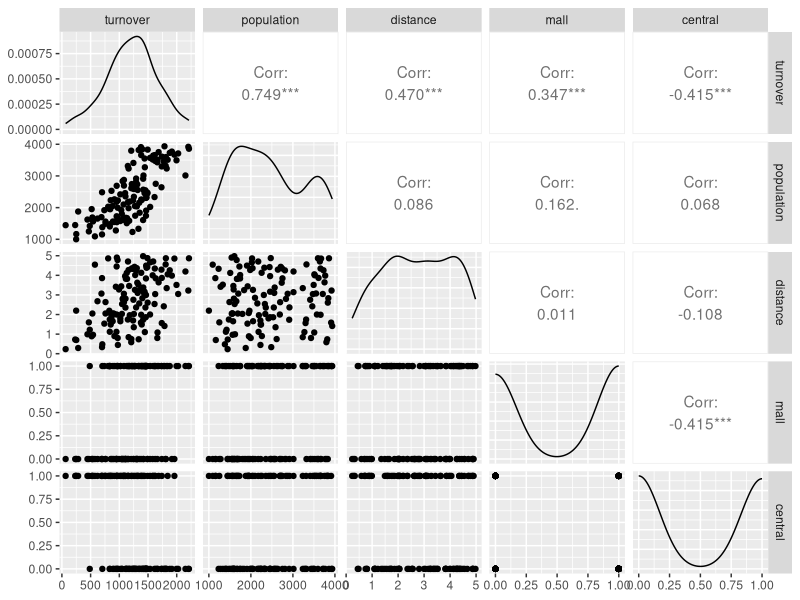
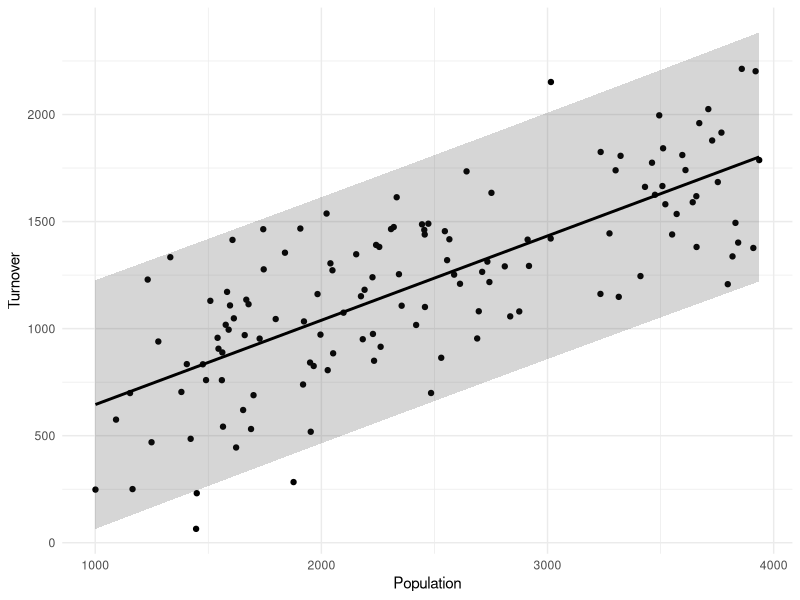
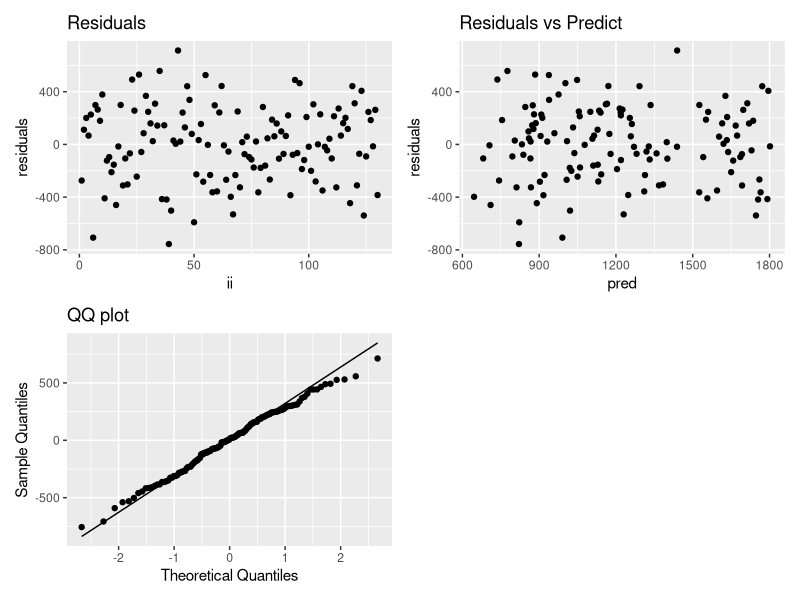
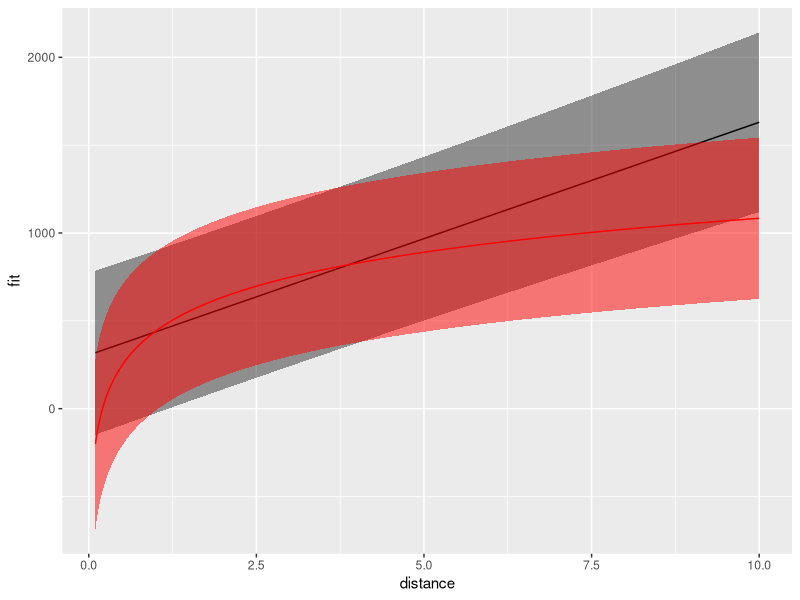
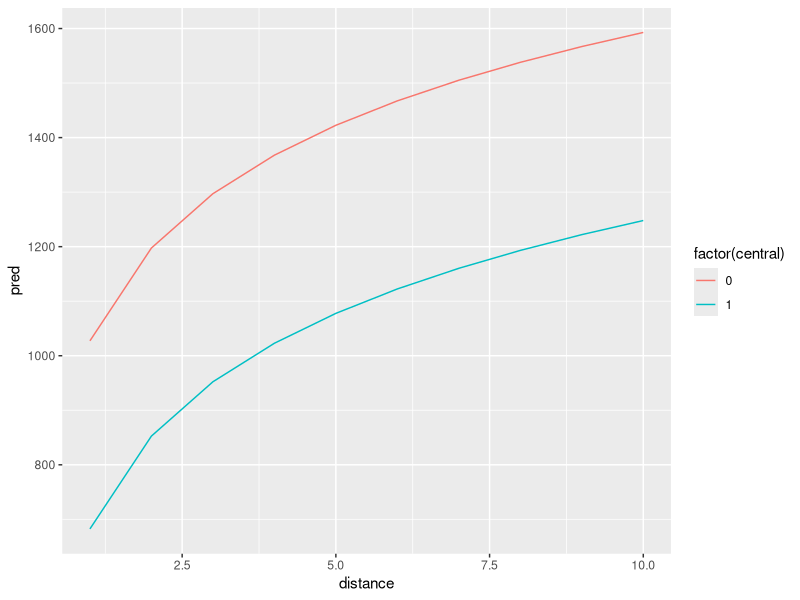
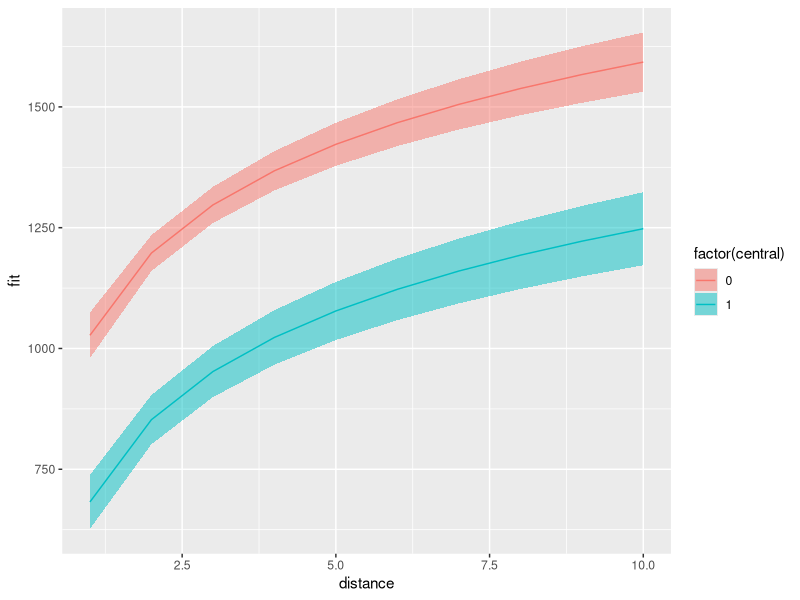
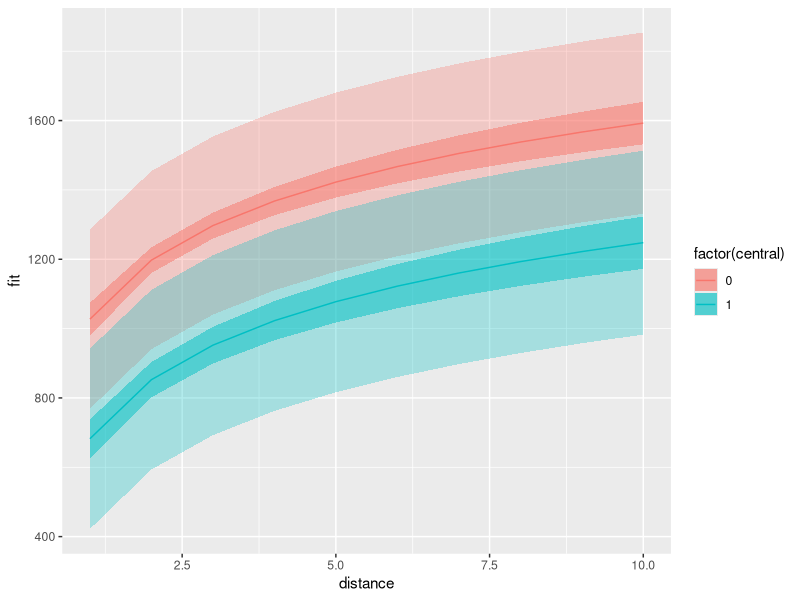

The R script that drew these images, in order:
## ---- chunk 1
library(car)
library(ggplot2)
library(GGally)
library(patchwork)
library(tidyverse)
rm(list = ls())
groceries = read.csv("groceries.csv")

## ---- chunk 2
ggpairs(groceries)

## ---- chunk 3
model0 = lm(turnover ~ population, data = groceries)
summary(model0)

## ---- chunk 4

# Create values of population over the range of your data
newdata <- data.frame(
  population = seq(
    min(groceries$population),
    max(groceries$population),
    length.out = 100
  )
)

# Get fitted values and prediction intervals
pred <- predict(model0, newdata = newdata, interval = "prediction")

# Add predictions to newdata
newdata <- cbind(newdata, as.data.frame(pred))

# Plot
ggplot() +
  geom_point(data = groceries, aes(x = population, y = turnover)) +
  geom_ribbon(
    data = newdata,
    aes(x = population, ymin = lwr, ymax = upr),
    alpha = 0.2
  ) +
  geom_line(
    data = newdata,
    aes(x = population, y = fit),
    linewidth = 1
  ) +
  labs(
    x = "Population",
    y = "Turnover"
  ) +
  theme_minimal()
## ---- chunk 5

pred <- predict(model0, newdata = data.frame(population = 2000), interval = "prediction")
pred
## ---- chunk 6
res = data.frame(residuals = residuals(model0), 
                 pred = predict(newdata = groceries, model0),
                 obs = groceries$turnover,
                 pop = groceries$population,
                 ii = 1:dim(groceries)[1])

p1 = res %>% ggplot() + geom_point(aes(ii, residuals)) + ggtitle("Residuals")
p2 = res %>% ggplot() + geom_point(aes(pred, residuals)) + ggtitle("Residuals vs Predict")


p3 <- ggplot(res, aes(sample = residuals))
p3 = p3 + stat_qq() + stat_qq_line()+xlab("Theoretical Quantiles") + ylab("Sample Quantiles") +
  ggtitle("QQ plot")
 p1+p2 + p3 + plot_layout(ncol= 2)

## ---- chunk 7
model1 = lm(turnover ~ population + distance, data = groceries)
model1b = lm(turnover ~ population + log(distance), data = groceries)
## ---- chunk 8
summary(model0)
## ---- chunk 9
summary(model1)
## ---- chunk 10
newdata = data.frame(distance  = seq(0.1, 10, 0.01), population = 1000)
pred1 = data.frame(predict(model1, newdata, interval = "pred" )) %>%
  mutate(distance = newdata$distance)
pred2 = data.frame(predict(model1b, newdata, interval = "pred")) %>%
  mutate(distance = newdata$distance)


ggplot() + geom_ribbon(data = pred1, aes(x = distance, ymin = lwr, ymax = upr), alpha = 0.5)+ 
  geom_line(data = pred1, aes(x = distance,y = fit)) + 
  geom_ribbon(data = pred2, aes(x = distance, ymin = lwr, ymax = upr), alpha = 0.5, fill = "red") +
  geom_line(data = pred2, aes(x = distance,y = fit), color ="red") 

## ---- chunk 11
model2 = lm(turnover ~ population + log(distance) + mall + central, data = groceries)
summary(model2)
## ---- chunk 12

ndata  = data.frame(population = 2000, 
                    distance = rep(seq(1,10),2),
                    mall  = rep(c(1,1), each = 10),
                    central = rep(c(0,1), each =10))

ndata = ndata %>% mutate(pred = predict(model2, ndata))
ndata %>% ggplot() + 
  geom_line(aes(distance, pred, group = central, color  = factor(central)))
                                
## ---- chunk 13

ndata  = data.frame(population = 2000, 
                    distance = rep(seq(1,10),2),
                    mall  = rep(c(1,1), each = 10),
                    central = rep(c(0,1), each =10))

pp =   predict(model2, ndata, interval = "confidence")
plot = cbind(ndata,pp) %>% ggplot() + 
  geom_line(aes(distance, fit, group = central, color  = factor(central))) +
  geom_ribbon(aes(distance, ymin = lwr, ymax = upr, group = central, fill  = factor(central)), alpha = 0.5)

plot                                
## ---- chunk 14

ndata  = data.frame(population = 2000, 
                    distance = rep(seq(1,10),2),
                    mall  = rep(c(1,1), each = 10),
                    central = rep(c(0,1), each =10))

pp =   predict(model2, ndata, interval = "pred")

plot + 
#cbind(ndata,pp) %>% ggplot() + 
#  geom_line(aes(distance, fit, group = central, color  = factor(central))) +
  geom_ribbon(data= cbind(ndata,pp), aes(distance, ymin = lwr, ymax = upr, group = central, fill  = factor(central)), alpha = 0.3)
                                
## ---- chunk 15
model3 = lm(turnover ~ population + log(distance) + mall * central, data = groceries)
summary(model3)
## ---- chunk 16
ndata = data.frame(distance = c(2, 0.5),
                   population = c(2500,2500),
                   mall = c(0,1),
                   central = c(0,0))
predict(model2, ndata, interval = "pred")
